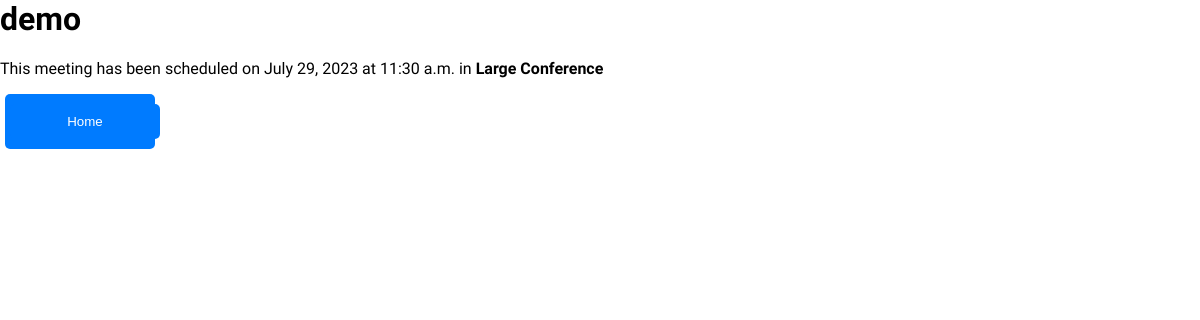
The app's page /meetings/meetings/24/ with its own data.
### meetings/models.py (models this page shows, shortened)
class Meeting(models.Model):
    title = models.CharField(max_length=255)
    date = models.DateField()
    start_time = models.TimeField()
    duration = models.IntegerField()
    room = models.ForeignKey('Room', on_delete=models.CASCADE)

class Room(models.Model):
    name = models.CharField(max_length=255)
    floor = models.IntegerField()
    room_number = models.IntegerField()
    def __str__(self):
        return self.name

### meetings/views.py (the view)
# urls.py: path('meetings/<int:pk>/', views.meeting_detail, name='meeting_detail'),
def meeting_detail(request, pk):
    meeting = get_object_or_404(Meeting, pk=pk)
    return render(request, 'meetings/meeting_detail.html', {'meeting': meeting})

### meetings/templates/meetings/meeting_detail.html (shortened to what this page needs)
{% extends "base.html" %}
{% block content %}
    <h1>{{ meeting.title }}</h1>
    <p>
        This meeting has been scheduled on {{ meeting.date }} at
        {{ meeting.start_time }} in <strong>{{ meeting.room }}</strong>
    </p>
    <p>
        <a href="{% url 'welcome' %}"><button>Home</button></a>
    </p>
{% endblock %}

### website/static/website/style.css (style rules this page uses)
body { margin: 0; padding: 0; font-family: 'PT Sans', sans-serif; }
a { display: block; text-align: center; padding: 10px 0; background-color: #007bff; color: #fff; text-decoration: none; margin: 0 5px; border-radius: 5px; width: 150px; transition: background-color 0.2s; }
button { display: block; text-align: center; padding: 10px 0; background-color: #007bff; color: #fff; border: none; margin: 0 5px; border-radius: 5px; width: 150px; transition: background-color 0.2s; }

### records on screen
Meeting: title "demo", date "July 29, 2023", start_time "11:30 a.m.", room "Large Conference"
